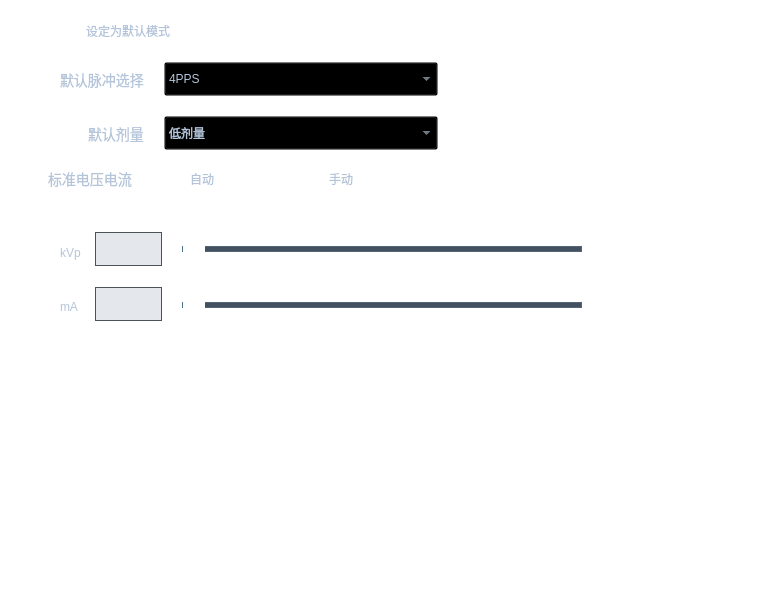
<?xml version="1.0" encoding="UTF-8"?>
<ui version="4.0">
 <class>QScanModeView</class>
 <widget class="QWidget" name="QScanModeView">
  <property name="geometry">
   <rect>
    <x>0</x>
    <y>0</y>
    <width>762</width>
    <height>604</height>
   </rect>
  </property>
  <property name="windowTitle">
   <string>QScanModeView</string>
  </property>
  <property name="styleSheet">
   <string notr="true">QWidget{
	font: 16px &quot;Microsoft YaHei&quot;;
	color: #B4C4D9;
	background-color: rgba(0,0,0,0)
}
QLabel{
	background-color: rgba(0,0,0,0);

}
QSlider{
		background-color: rgba(0,0,0,0)
}


QCheckBox
{
font: 16px &quot;Microsoft YaHei&quot;;
color: #B4C4D9;
	background-color: rgba(0,0,0,0)
}
QCheckBox::indicator
{
width: 20px;
height: 16px;
}
QCheckBox::indicator:unchecked
{
image: url(:/CArmWorkStation/ImageSource/Patient/uncheck.png);
}

QCheckBox::indicator:checked
{
image: url(:/CArmWorkStation/ImageSource/Patient/check.png);
}

QRadioButton
{
font: 16px &quot;Microsoft YaHei&quot;;
color: #B4C4D9;
spacing:10;
background-color: rgba(0,0,0,0)
}
  QRadioButton::indicator {
      width: 16px;
      height: 16px;
  }

  QRadioButton::indicator::unchecked {
      image: url(:/SysConfig/ImageSource/SysConfig/RadioButtom_uncheck.png);
  }
/*
  QRadioButton::indicator:unchecked:hover {
      image: url(:/images/radiobutton_unchecked_hover.png);
  }

  QRadioButton::indicator:unchecked:pressed {
      image: url(:/images/radiobutton_unchecked_pressed.png);
  }
*/
  QRadioButton::indicator::checked {
      image: url(:/SysConfig/ImageSource/SysConfig/RadioButtom_check.png);
  }
/*
  QRadioButton::indicator:checked:hover {
      image: url(:/images/radiobutton_checked_hover.png);
  }

  QRadioButton::indicator:checked:pressed {
      image: url(:/images/radiobutton_checked_pressed.png);
  }
*/</string>
  </property>
  <widget class="QLabel" name="label_100">
   <property name="geometry">
    <rect>
     <x>60</x>
     <y>244</y>
     <width>31</width>
     <height>18</height>
    </rect>
   </property>
   <property name="text">
    <string>kVp</string>
   </property>
  </widget>
  <widget class="QLineEdit" name="Scan_mA">
   <property name="geometry">
    <rect>
     <x>95</x>
     <y>287</y>
     <width>67</width>
     <height>34</height>
    </rect>
   </property>
   <property name="styleSheet">
    <string notr="true">QLineEdit{

	background:rgba(118,133,154,0.2);
	border:1px solid rgba(74,82,90,1);

}</string>
   </property>
  </widget>
  <widget class="QComboBox" name="Scan_pulseSelect">
   <property name="geometry">
    <rect>
     <x>164</x>
     <y>62</y>
     <width>274</width>
     <height>34</height>
    </rect>
   </property>
   <property name="minimumSize">
    <size>
     <width>274</width>
     <height>34</height>
    </size>
   </property>
   <property name="maximumSize">
    <size>
     <width>274</width>
     <height>34</height>
    </size>
   </property>
   <property name="styleSheet">
    <string notr="true">QComboBox
{
border: 1px solid rgba(74,82,90,1);
border-radius:2px;
background:rgba(118,133,154,0.2);
color:#B4C4D9;
font:normal 14px  Microsoft YaHei;
}
QComboBox QAbstractItemView::item
{
height: 34px;
}
QComboBox:focus
{
border:3px solid #9dadc1;
border-radius:6px
}
QComboBox::down-arrow
{
image: url(:/CArmWorkStation/ImageSource/Patient/Doc_list_btn_pulldown_nor.png);
height:30px;
width:30px;
}
QComboBox:drop-down
{
subcontrol-origin: padding; 
subcontrol-position: top right;
min-width: 20px;border:none;
}
QListView::item
{
padding-left:30px;
background:0000ff;
color:#ffffff;
font:normal 16px Microsoft YaHei;
}
QComboBox:disabled
{
background:rgba(118, 133, 154, 0.05);
border: 1px solid rgba(74,82,90,0.5);
QSpinBox:disabled
{
background:rgba(118, 133, 154, 0.05);
border: 1px solid rgba(74,82,90,0.5);
color: rgba(180, 196, 217, 0.6);
}
}</string>
   </property>
   <item>
    <property name="text">
     <string>4PPS</string>
    </property>
   </item>
   <item>
    <property name="text">
     <string>8PPS</string>
    </property>
   </item>
  </widget>
  <widget class="QWidget" name="widget_8" native="true">
   <property name="geometry">
    <rect>
     <x>164</x>
     <y>170</y>
     <width>400</width>
     <height>18</height>
    </rect>
   </property>
   <property name="styleSheet">
    <string notr="true">QWidget{

		background-color: rgba(0,0,0,0);
}</string>
   </property>
   <widget class="QRadioButton" name="Scan_handWork">
    <property name="geometry">
     <rect>
      <x>139</x>
      <y>0</y>
      <width>89</width>
      <height>18</height>
     </rect>
    </property>
    <property name="text">
     <string>手动</string>
    </property>
   </widget>
   <widget class="QRadioButton" name="Scan_VA_Auto">
    <property name="geometry">
     <rect>
      <x>0</x>
      <y>0</y>
      <width>89</width>
      <height>18</height>
     </rect>
    </property>
    <property name="text">
     <string>自动</string>
    </property>
   </widget>
  </widget>
  <widget class="QSlider" name="Scan_mASlider">
   <property name="geometry">
    <rect>
     <x>182</x>
     <y>284</y>
     <width>400</width>
     <height>42</height>
    </rect>
   </property>
   <property name="styleSheet">
    <string notr="true">QSlider::groove:horizontal{height: 4px;background-color:rgba(66,80,96,1) ;border: 1px solid #566576;border-radius: 0px;padding - left:-1px;padding right:-1px;}
        QSlider::sub-page:horizontal{height: 4px;background: qlineargradient(x1 : 0, y1 : 0, x2 : 0, y2 : 1, stop : 0 #0091FF, stop:1 #0091FF);background: qlineargradient(x1 : 0, y1 : 0.2, x2 : 1, y2 : 1, stop : 0 #0091FF, stop:1 #0091FF);
    border: 1px solid #4A708B;
        border - radius: 2px;
    }
      QSlider::handle:horizontal
    {
    width: 22px;
        background-color:rgba(255,255,255,1);
margin-top: -10px;
margin-bottom: -40px;
    }</string>
   </property>
   <property name="orientation">
    <enum>Qt::Horizontal</enum>
   </property>
  </widget>
  <widget class="QLineEdit" name="Scan_kVp">
   <property name="geometry">
    <rect>
     <x>95</x>
     <y>232</y>
     <width>67</width>
     <height>34</height>
    </rect>
   </property>
   <property name="styleSheet">
    <string notr="true">QLineEdit{

	background:rgba(118,133,154,0.2);
	border:1px solid rgba(74,82,90,1);

}</string>
   </property>
  </widget>
  <widget class="QLabel" name="label_154">
   <property name="geometry">
    <rect>
     <x>48</x>
     <y>171</y>
     <width>91</width>
     <height>16</height>
    </rect>
   </property>
   <property name="styleSheet">
    <string notr="true">QLabel{
	font:14px;

}</string>
   </property>
   <property name="text">
    <string>标准电压电流</string>
   </property>
  </widget>
  <widget class="QCheckBox" name="Scan_defaultMode">
   <property name="geometry">
    <rect>
     <x>60</x>
     <y>22</y>
     <width>171</width>
     <height>18</height>
    </rect>
   </property>
   <property name="text">
    <string>设定为默认模式</string>
   </property>
  </widget>
  <widget class="QLabel" name="label_93">
   <property name="geometry">
    <rect>
     <x>60</x>
     <y>72</y>
     <width>84</width>
     <height>16</height>
    </rect>
   </property>
   <property name="styleSheet">
    <string notr="true">QLabel{

	font:14px;
}</string>
   </property>
   <property name="text">
    <string>默认脉冲选择</string>
   </property>
  </widget>
  <widget class="QSlider" name="Scan_kVpSlider">
   <property name="geometry">
    <rect>
     <x>182</x>
     <y>228</y>
     <width>400</width>
     <height>42</height>
    </rect>
   </property>
   <property name="styleSheet">
    <string notr="true">QSlider::groove:horizontal{height: 4px;background-color:rgba(66,80,96,1) ;border: 1px solid #566576;border-radius: 0px;padding - left:-1px;padding right:-1px;}
        QSlider::sub-page:horizontal{height: 4px;background: qlineargradient(x1 : 0, y1 : 0, x2 : 0, y2 : 1, stop : 0 #0091FF, stop:1 #0091FF);background: qlineargradient(x1 : 0, y1 : 0.2, x2 : 1, y2 : 1, stop : 0 #0091FF, stop:1 #0091FF);
    border: 1px solid #4A708B;
        border - radius: 2px;
    }
      QSlider::handle:horizontal
    {
    width: 22px;
        background-color:rgba(255,255,255,1);
margin-top: -10px;
margin-bottom: -40px;
    }</string>
   </property>
   <property name="orientation">
    <enum>Qt::Horizontal</enum>
   </property>
  </widget>
  <widget class="QLabel" name="label_101">
   <property name="geometry">
    <rect>
     <x>60</x>
     <y>298</y>
     <width>31</width>
     <height>18</height>
    </rect>
   </property>
   <property name="text">
    <string>mA</string>
   </property>
  </widget>
  <widget class="QLabel" name="label_94">
   <property name="geometry">
    <rect>
     <x>88</x>
     <y>126</y>
     <width>61</width>
     <height>16</height>
    </rect>
   </property>
   <property name="styleSheet">
    <string notr="true">QLabel{

	font:14px;
}</string>
   </property>
   <property name="text">
    <string>默认剂量</string>
   </property>
  </widget>
  <widget class="QComboBox" name="Scan_defaultDosimeter">
   <property name="geometry">
    <rect>
     <x>164</x>
     <y>116</y>
     <width>274</width>
     <height>34</height>
    </rect>
   </property>
   <property name="minimumSize">
    <size>
     <width>274</width>
     <height>34</height>
    </size>
   </property>
   <property name="maximumSize">
    <size>
     <width>274</width>
     <height>34</height>
    </size>
   </property>
   <property name="styleSheet">
    <string notr="true">QComboBox
{
border: 1px solid rgba(74,82,90,1);
border-radius:2px;
background:rgba(118,133,154,0.2);
color:#B4C4D9;
font:normal 14px  Microsoft YaHei;
}
QComboBox QAbstractItemView::item
{
height: 34px;
}
QComboBox:focus
{
border:3px solid #9dadc1;
border-radius:6px
}
QComboBox::down-arrow
{
image: url(:/CArmWorkStation/ImageSource/Patient/Doc_list_btn_pulldown_nor.png);
height:30px;
width:30px;
}
QComboBox:drop-down
{
subcontrol-origin: padding; 
subcontrol-position: top right;
min-width: 20px;border:none;
}
QListView::item
{
padding-left:30px;
background:0000ff;
color:#ffffff;
font:normal 16px Microsoft YaHei;
}
QComboBox:disabled
{
background:rgba(118, 133, 154, 0.05);
border: 1px solid rgba(74,82,90,0.5);
QSpinBox:disabled
{
background:rgba(118, 133, 154, 0.05);
border: 1px solid rgba(74,82,90,0.5);
color: rgba(180, 196, 217, 0.6);
}
}</string>
   </property>
   <item>
    <property name="text">
     <string>低剂量</string>
    </property>
   </item>
   <item>
    <property name="text">
     <string>标准剂量</string>
    </property>
   </item>
   <item>
    <property name="text">
     <string>高剂量</string>
    </property>
   </item>
  </widget>
 </widget>
 <layoutdefault spacing="6" margin="11"/>
 <resources/>
 <connections/>
</ui>
